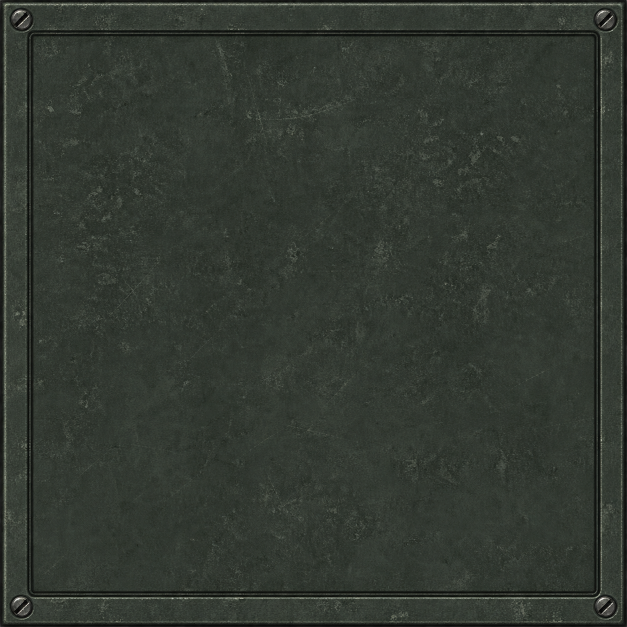
#> input picture native/ui_art_source/panel.png, 1254 x 1254 px (shown at 1/2 size)
$ python site_assets.py
#> lines starting #> are read from the running program, lines starting #| are printed output that depends on the picture
"""Build the static landing page's assets (site/assets/) from this project's art, captures and trailer.

    python tools/site_assets.py

Needs Pillow and imageio-ffmpeg (as for the trailer), build/trailer/clips/*.mp4, the regression
captures in build/*.png and output/trailer/EnemyTerritory-ArcadeEdition-Trailer[-Portrait]-720p.mp4.
Brand assets (logo, cover, icon, social card) come from tools/brand.py.
UI frames come from native/ui_art_source (the project's generated limbo-style art, not original
textures) and keep the same nine-/three-slice borders as tools/ui_art.py, scaled for CSS border-image.
"""
from pathlib import Path
import shutil
import subprocess
import tempfile

import imageio_ffmpeg
from PIL import Image

ROOT = Path(__file__).resolve().parents[1]
SOURCE = ROOT / 'native/ui_art_source'
CLIPS = ROOT / 'build/trailer/clips'
OUT = ROOT / 'site/assets'

# name -> (source, width); CSS slices: panel 31, button/button_focus 21, inset 36, header caps 65 (px of the output).
ART = {'panel': ('panel.png', 512), 'button': ('button.png', 724), 'button_focus': ('button_focus.png', 724),
       'inset': ('inset.png', 724), 'dial_allies': ('dial_allies.png', 480), 'dial_axis': ('dial_axis.png', 480)}
HEADER_ROWS = 228  # Same screwed strip as tools/ui_art.py.
# Clean bot-match demo frames (seconds into each clip, see trailer/points.py and make_trailer.py).
STILLS = {'hero': ('oasis.mp4', 92.6), 'battery': ('battery.mp4', 82.0), 'fueldump': ('fueldump.mp4', 41.0),
          'goldrush': ('goldrush.mp4', 58.3), 'oasis': ('oasis.mp4', 69.8), 'radar': ('radar.mp4', 31.8),
          'railgun': ('railgun.mp4', 80.6), 'ultrawide': ('goldrush-wide.mp4', 39.5)}
CAPTURES = ['four-playing', 'input-map-local-3', 'online-four-etmain-host', 'team-wheels-v2', 'four-menus',
            'players-setup', 'map-chooser-real', 'ui-art-browser-rows', 'ui-art-main']


def save(image, name, width, quality=82):
    if image.width > width:
        image = image.resize((width, round(image.height * width / image.width)), Image.LANCZOS)
    image.save(OUT / f'{name}.webp', quality=quality, method=6)


def main():
    OUT.mkdir(parents=True, exist_ok=True)
    for name, (src, width) in ART.items():
        image = Image.open(SOURCE / src).convert('RGBA')
#> image is the input picture: PIL image 1254x1254 RGBA; mean R, G, B, A 44.8, 51, 43.4, 247.1
        if not name.startswith('dial'):  # Frames are solid; the generator leaves ~250 alpha.
            image.putalpha(255)
        save(image, name, width, 88)
#> in save, `image = image.resize((width, round(image.height * width / image.width)..`:
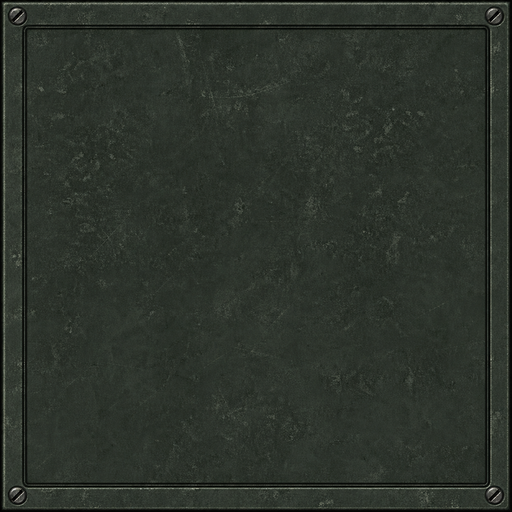
#> image: PIL image 512x512 RGBA; mean R, G, B, A 44.8, 51, 43.4, 255
    header = Image.open(SOURCE / 'header.png').convert('RGB')
    save(header.crop((0, 0, header.width, HEADER_ROWS)), 'header', 1086, 88)
    # The unpadded panorama (the runtime JPEG is letterboxed into a power-of-two texture).
    save(Image.open(ROOT / 'native/ui/assets/ultrawide_storm-source.png').convert('RGB'), 'storm', 1940, 78)

    ffmpeg = imageio_ffmpeg.get_ffmpeg_exe()
    with tempfile.TemporaryDirectory() as tmp:
        for name, (clip, at) in STILLS.items():
            frame = Path(tmp) / f'{name}.png'
            subprocess.run([ffmpeg, '-loglevel', 'error', '-y', '-ss', str(at), '-i', str(CLIPS / clip),
                            '-frames:v', '1', str(frame)], check=True)
            save(Image.open(frame).convert('RGB'), name, 1920 if name in ('hero', 'ultrawide') else 1280)
    for name in CAPTURES:
        save(Image.open(ROOT / f'build/{name}.png').convert('RGB'), name, 1280, 86)

    # 720p web cuts of both trailers; posters show the wordmark at 14 s.
    for suffix, out, width in (('', 'trailer', 1280), ('-Portrait', 'trailer-portrait', 720)):
        trailer = ROOT / f'output/trailer/EnemyTerritory-ArcadeEdition-Trailer{suffix}-720p.mp4'
        shutil.copy2(trailer, OUT / f'{out}.mp4')
        poster = OUT / f'{out}-poster.png'
        subprocess.run([ffmpeg, '-loglevel', 'error', '-y', '-ss', '14', '-i', str(trailer), '-frames:v', '1',
                        str(poster)], check=True)
        save(Image.open(poster).convert('RGB'), out.replace('trailer', 'trailer-poster'), width)
        poster.unlink()
    for path in sorted(OUT.iterdir()):
        print(f'{path.name:28} {path.stat().st_size // 1024:6} KB')


if __name__ == '__main__':
#> (the run stopped early here; a loop or call above may not have finished)
